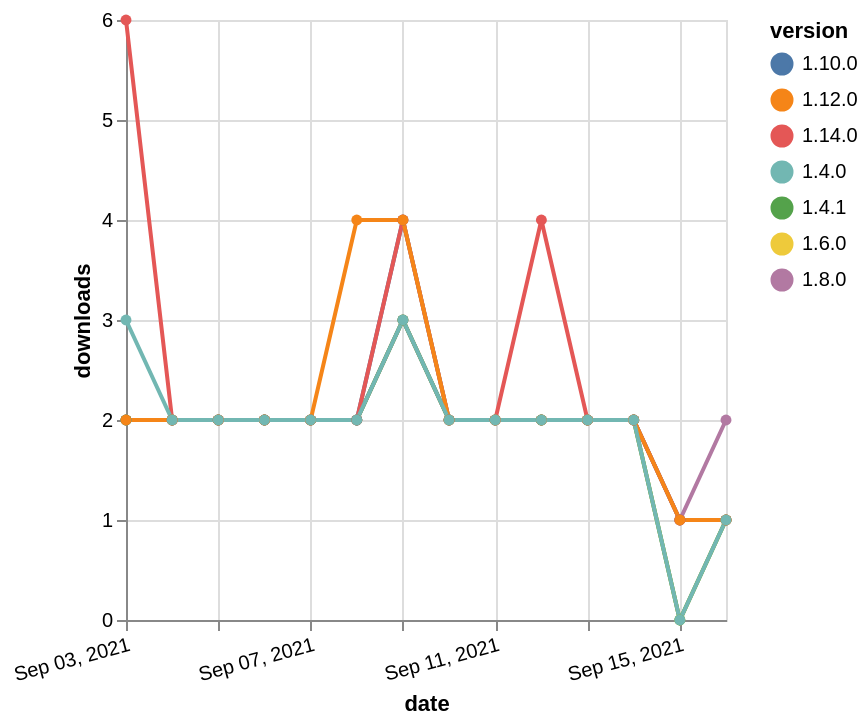

Describe this chart as a Vega-Lite specification.
### Vega-Lite specification from a JSON file in a GitHub repository (floating-point values rounded to 4 significant figures)
{"$schema": "https://vega.github.io/schema/vega-lite/v5.json", "description": "A simple bar chart with embedded data.", "data": {"values": [{"date": "2021-09-03", "total": 1663, "delta": 2, "version": "1.6.0"}, {"date": "2021-09-04", "total": 1665, "delta": 2, "version": "1.6.0"}, {"date": "2021-09-05", "total": 1667, "delta": 2, "version": "1.6.0"}, {"date": "2021-09-06", "total": 1669, "delta": 2, "version": "1.6.0"}, {"date": "2021-09-07", "total": 1671, "delta": 2, "version": "1.6.0"}, {"date": "2021-09-08", "total": 1673, "delta": 2, "version": "1.6.0"}, {"date": "2021-09-09", "total": 1676, "delta": 3, "version": "1.6.0"}, {"date": "2021-09-10", "total": 1678, "delta": 2, "version": "1.6.0"}, {"date": "2021-09-11", "total": 1680, "delta": 2, "version": "1.6.0"}, {"date": "2021-09-12", "total": 1682, "delta": 2, "version": "1.6.0"}, {"date": "2021-09-13", "total": 1684, "delta": 2, "version": "1.6.0"}, {"date": "2021-09-14", "total": 1686, "delta": 2, "version": "1.6.0"}, {"date": "2021-09-15", "total": 1686, "delta": 0, "version": "1.6.0"}, {"date": "2021-09-16", "total": 1687, "delta": 1, "version": "1.6.0"}, {"date": "2021-09-03", "total": 1506, "delta": 2, "version": "1.8.0"}, {"date": "2021-09-04", "total": 1508, "delta": 2, "version": "1.8.0"}, {"date": "2021-09-05", "total": 1510, "delta": 2, "version": "1.8.0"}, {"date": "2021-09-06", "total": 1512, "delta": 2, "version": "1.8.0"}, {"date": "2021-09-07", "total": 1514, "delta": 2, "version": "1.8.0"}, {"date": "2021-09-08", "total": 1516, "delta": 2, "version": "1.8.0"}, {"date": "2021-09-09", "total": 1519, "delta": 3, "version": "1.8.0"}, {"date": "2021-09-10", "total": 1521, "delta": 2, "version": "1.8.0"}, {"date": "2021-09-11", "total": 1523, "delta": 2, "version": "1.8.0"}, {"date": "2021-09-12", "total": 1525, "delta": 2, "version": "1.8.0"}, {"date": "2021-09-13", "total": 1527, "delta": 2, "version": "1.8.0"}, {"date": "2021-09-14", "total": 1529, "delta": 2, "version": "1.8.0"}, {"date": "2021-09-15", "total": 1530, "delta": 1, "version": "1.8.0"}, {"date": "2021-09-16", "total": 1532, "delta": 2, "version": "1.8.0"}, {"date": "2021-09-03", "total": 1015, "delta": 2, "version": "1.10.0"}, {"date": "2021-09-04", "total": 1017, "delta": 2, "version": "1.10.0"}, {"date": "2021-09-05", "total": 1019, "delta": 2, "version": "1.10.0"}, {"date": "2021-09-06", "total": 1021, "delta": 2, "version": "1.10.0"}, {"date": "2021-09-07", "total": 1023, "delta": 2, "version": "1.10.0"}, {"date": "2021-09-08", "total": 1025, "delta": 2, "version": "1.10.0"}, {"date": "2021-09-09", "total": 1029, "delta": 4, "version": "1.10.0"}, {"date": "2021-09-10", "total": 1031, "delta": 2, "version": "1.10.0"}, {"date": "2021-09-11", "total": 1033, "delta": 2, "version": "1.10.0"}, {"date": "2021-09-12", "total": 1035, "delta": 2, "version": "1.10.0"}, {"date": "2021-09-13", "total": 1037, "delta": 2, "version": "1.10.0"}, {"date": "2021-09-14", "total": 1039, "delta": 2, "version": "1.10.0"}, {"date": "2021-09-15", "total": 1040, "delta": 1, "version": "1.10.0"}, {"date": "2021-09-16", "total": 1041, "delta": 1, "version": "1.10.0"}, {"date": "2021-09-03", "total": 1987, "delta": 2, "version": "1.4.1"}, {"date": "2021-09-04", "total": 1989, "delta": 2, "version": "1.4.1"}, {"date": "2021-09-05", "total": 1991, "delta": 2, "version": "1.4.1"}, {"date": "2021-09-06", "total": 1993, "delta": 2, "version": "1.4.1"}, {"date": "2021-09-07", "total": 1995, "delta": 2, "version": "1.4.1"}, {"date": "2021-09-08", "total": 1997, "delta": 2, "version": "1.4.1"}, {"date": "2021-09-09", "total": 2000, "delta": 3, "version": "1.4.1"}, {"date": "2021-09-10", "total": 2002, "delta": 2, "version": "1.4.1"}, {"date": "2021-09-11", "total": 2004, "delta": 2, "version": "1.4.1"}, {"date": "2021-09-12", "total": 2006, "delta": 2, "version": "1.4.1"}, {"date": "2021-09-13", "total": 2008, "delta": 2, "version": "1.4.1"}, {"date": "2021-09-14", "total": 2010, "delta": 2, "version": "1.4.1"}, {"date": "2021-09-15", "total": 2010, "delta": 0, "version": "1.4.1"}, {"date": "2021-09-16", "total": 2011, "delta": 1, "version": "1.4.1"}, {"date": "2021-09-03", "total": 242, "delta": 6, "version": "1.14.0"}, {"date": "2021-09-04", "total": 244, "delta": 2, "version": "1.14.0"}, {"date": "2021-09-05", "total": 246, "delta": 2, "version": "1.14.0"}, {"date": "2021-09-06", "total": 248, "delta": 2, "version": "1.14.0"}, {"date": "2021-09-07", "total": 250, "delta": 2, "version": "1.14.0"}, {"date": "2021-09-08", "total": 252, "delta": 2, "version": "1.14.0"}, {"date": "2021-09-09", "total": 256, "delta": 4, "version": "1.14.0"}, {"date": "2021-09-10", "total": 258, "delta": 2, "version": "1.14.0"}, {"date": "2021-09-11", "total": 260, "delta": 2, "version": "1.14.0"}, {"date": "2021-09-12", "total": 264, "delta": 4, "version": "1.14.0"}, {"date": "2021-09-13", "total": 266, "delta": 2, "version": "1.14.0"}, {"date": "2021-09-14", "total": 268, "delta": 2, "version": "1.14.0"}, {"date": "2021-09-15", "total": 269, "delta": 1, "version": "1.14.0"}, {"date": "2021-09-16", "total": 270, "delta": 1, "version": "1.14.0"}, {"date": "2021-09-03", "total": 735, "delta": 2, "version": "1.12.0"}, {"date": "2021-09-04", "total": 737, "delta": 2, "version": "1.12.0"}, {"date": "2021-09-05", "total": 739, "delta": 2, "version": "1.12.0"}, {"date": "2021-09-06", "total": 741, "delta": 2, "version": "1.12.0"}, {"date": "2021-09-07", "total": 743, "delta": 2, "version": "1.12.0"}, {"date": "2021-09-08", "total": 747, "delta": 4, "version": "1.12.0"}, {"date": "2021-09-09", "total": 751, "delta": 4, "version": "1.12.0"}, {"date": "2021-09-10", "total": 753, "delta": 2, "version": "1.12.0"}, {"date": "2021-09-11", "total": 755, "delta": 2, "version": "1.12.0"}, {"date": "2021-09-12", "total": 757, "delta": 2, "version": "1.12.0"}, {"date": "2021-09-13", "total": 759, "delta": 2, "version": "1.12.0"}, {"date": "2021-09-14", "total": 761, "delta": 2, "version": "1.12.0"}, {"date": "2021-09-15", "total": 762, "delta": 1, "version": "1.12.0"}, {"date": "2021-09-16", "total": 763, "delta": 1, "version": "1.12.0"}, {"date": "2021-09-03", "total": 2077, "delta": 3, "version": "1.4.0"}, {"date": "2021-09-04", "total": 2079, "delta": 2, "version": "1.4.0"}, {"date": "2021-09-05", "total": 2081, "delta": 2, "version": "1.4.0"}, {"date": "2021-09-06", "total": 2083, "delta": 2, "version": "1.4.0"}, {"date": "2021-09-07", "total": 2085, "delta": 2, "version": "1.4.0"}, {"date": "2021-09-08", "total": 2087, "delta": 2, "version": "1.4.0"}, {"date": "2021-09-09", "total": 2090, "delta": 3, "version": "1.4.0"}, {"date": "2021-09-10", "total": 2092, "delta": 2, "version": "1.4.0"}, {"date": "2021-09-11", "total": 2094, "delta": 2, "version": "1.4.0"}, {"date": "2021-09-12", "total": 2096, "delta": 2, "version": "1.4.0"}, {"date": "2021-09-13", "total": 2098, "delta": 2, "version": "1.4.0"}, {"date": "2021-09-14", "total": 2100, "delta": 2, "version": "1.4.0"}, {"date": "2021-09-15", "total": 2100, "delta": 0, "version": "1.4.0"}, {"date": "2021-09-16", "total": 2101, "delta": 1, "version": "1.4.0"}]}, "width": "container", "mark": {"type": "line", "point": {"filled": true}}, "encoding": {"x": {"field": "date", "type": "temporal", "timeUnit": "yearmonthdate", "title": "date", "axis": {"labelAngle": -15}}, "y": {"field": "delta", "type": "quantitative", "title": "downloads"}, "color": {"field": "version", "type": "nominal"}, "tooltip": {"field": "delta"}}}
